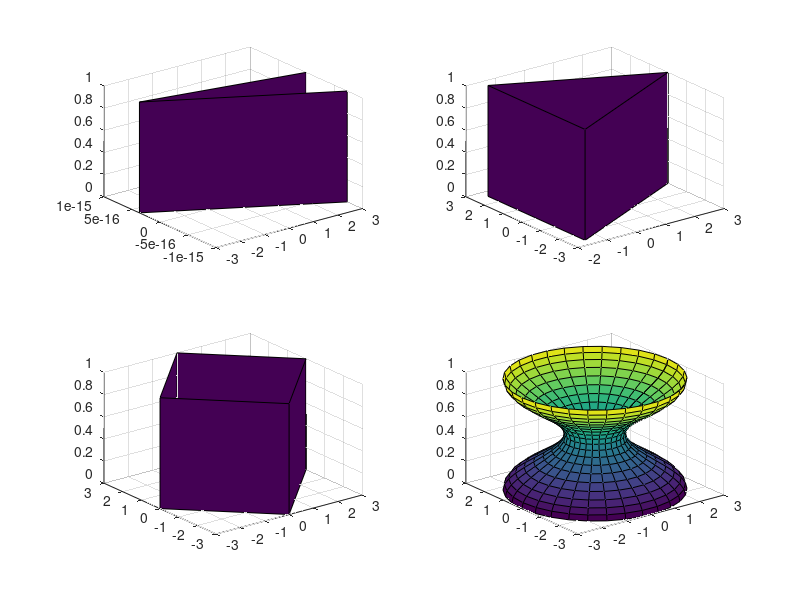

Source code (MATLAB):
figure
subplot(2,2,1)
[x,y,z]=cylinder(3,2)
surf(x,y,z)
subplot(2,2,2)
[x,y,z]=cylinder(3,3)
surf(x,y,z)
subplot(2,2,3)
[x,y,z]=cylinder(3,4)
surf(x,y,z)
subplot(2,2,4)
t=0:pi/10:2*pi;
[X,Y,Z]=cylinder(2+cos(t),30);
surf(X,Y,Z)
